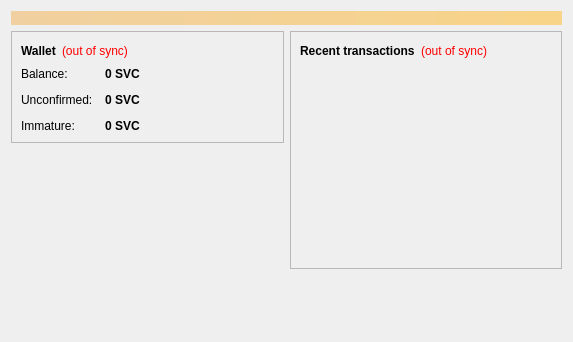
<?xml version="1.0" encoding="UTF-8"?>
<ui version="4.0">
 <class>OverviewPage</class>
 <widget class="QWidget" name="OverviewPage">
  <property name="geometry">
   <rect>
    <x>0</x>
    <y>0</y>
    <width>573</width>
    <height>342</height>
   </rect>
  </property>
  <property name="windowTitle">
   <string>Form</string>
  </property>
  <layout class="QVBoxLayout" name="topLayout">
   <item>
    <widget class="QLabel" name="labelAlerts">
     <property name="visible">
      <bool>false</bool>
     </property>
     <property name="styleSheet">
      <string notr="true">background-color: qlineargradient(x1: 0, y1: 0, x2: 1, y2: 0, stop:0 #F0D0A0, stop:1 #F8D488); color:#000000;</string>
     </property>
     <property name="wordWrap">
      <bool>true</bool>
     </property>
     <property name="margin">
      <number>3</number>
     </property>
    </widget>
   </item>
   <item>
    <layout class="QHBoxLayout" name="horizontalLayout" stretch="1,1">
     <item>
      <layout class="QVBoxLayout" name="verticalLayout_2">
       <item>
        <widget class="QFrame" name="frame">
         <property name="frameShape">
          <enum>QFrame::StyledPanel</enum>
         </property>
         <property name="frameShadow">
          <enum>QFrame::Raised</enum>
         </property>
         <layout class="QVBoxLayout" name="verticalLayout_4">
          <item>
           <layout class="QHBoxLayout" name="horizontalLayout_4">
            <item>
             <widget class="QLabel" name="label_5">
              <property name="font">
               <font>
                <weight>75</weight>
                <bold>true</bold>
               </font>
              </property>
              <property name="text">
               <string>Wallet</string>
              </property>
             </widget>
            </item>
            <item>
             <widget class="QLabel" name="labelWalletStatus">
              <property name="toolTip">
               <string>The displayed information may be out of date. Your wallet automatically synchronizes with the Shavercoin network after a connection is established, but this process has not completed yet.</string>
              </property>
              <property name="styleSheet">
               <string notr="true">QLabel { color: red; }</string>
              </property>
              <property name="text">
               <string notr="true">(out of sync)</string>
              </property>
              <property name="alignment">
               <set>Qt::AlignLeading|Qt::AlignLeft|Qt::AlignVCenter</set>
              </property>
             </widget>
            </item>
            <item>
             <spacer name="horizontalSpacer_2">
              <property name="orientation">
               <enum>Qt::Horizontal</enum>
              </property>
              <property name="sizeHint" stdset="0">
               <size>
                <width>40</width>
                <height>20</height>
               </size>
              </property>
             </spacer>
            </item>
           </layout>
          </item>
          <item>
           <layout class="QFormLayout" name="formLayout_2">
            <property name="fieldGrowthPolicy">
             <enum>QFormLayout::AllNonFixedFieldsGrow</enum>
            </property>
            <property name="horizontalSpacing">
             <number>12</number>
            </property>
            <property name="verticalSpacing">
             <number>12</number>
            </property>
            <item row="0" column="0">
             <widget class="QLabel" name="label">
              <property name="text">
               <string>Balance:</string>
              </property>
             </widget>
            </item>
            <item row="0" column="1">
             <widget class="QLabel" name="labelBalance">
              <property name="font">
               <font>
                <weight>75</weight>
                <bold>true</bold>
               </font>
              </property>
              <property name="cursor">
               <cursorShape>IBeamCursor</cursorShape>
              </property>
              <property name="toolTip">
               <string>Your current balance</string>
              </property>
              <property name="text">
               <string notr="true">0 SVC</string>
              </property>
              <property name="textInteractionFlags">
               <set>Qt::LinksAccessibleByMouse|Qt::TextSelectableByKeyboard|Qt::TextSelectableByMouse</set>
              </property>
             </widget>
            </item>
            <item row="1" column="0">
             <widget class="QLabel" name="label_3">
              <property name="text">
               <string>Unconfirmed:</string>
              </property>
             </widget>
            </item>
            <item row="1" column="1">
             <widget class="QLabel" name="labelUnconfirmed">
              <property name="font">
               <font>
                <weight>75</weight>
                <bold>true</bold>
               </font>
              </property>
              <property name="cursor">
               <cursorShape>IBeamCursor</cursorShape>
              </property>
              <property name="toolTip">
               <string>Total of transactions that have yet to be confirmed, and do not yet count toward the current balance</string>
              </property>
              <property name="text">
               <string notr="true">0 SVC</string>
              </property>
              <property name="textInteractionFlags">
               <set>Qt::LinksAccessibleByMouse|Qt::TextSelectableByKeyboard|Qt::TextSelectableByMouse</set>
              </property>
             </widget>
            </item>
            <item row="2" column="0">
             <widget class="QLabel" name="labelImmatureText">
              <property name="text">
               <string>Immature:</string>
              </property>
             </widget>
            </item>
            <item row="2" column="1">
             <widget class="QLabel" name="labelImmature">
              <property name="font">
               <font>
                <weight>75</weight>
                <bold>true</bold>
               </font>
              </property>
              <property name="toolTip">
               <string>Mined balance that has not yet matured</string>
              </property>
              <property name="text">
               <string notr="true">0 SVC</string>
              </property>
              <property name="textInteractionFlags">
               <set>Qt::LinksAccessibleByMouse|Qt::TextSelectableByKeyboard|Qt::TextSelectableByMouse</set>
              </property>
             </widget>
            </item>
           </layout>
          </item>
         </layout>
        </widget>
       </item>
       <item>
        <spacer name="verticalSpacer">
         <property name="orientation">
          <enum>Qt::Vertical</enum>
         </property>
         <property name="sizeHint" stdset="0">
          <size>
           <width>20</width>
           <height>40</height>
          </size>
         </property>
        </spacer>
       </item>
      </layout>
     </item>
     <item>
      <layout class="QVBoxLayout" name="verticalLayout_3">
       <item>
        <widget class="QFrame" name="frame_2">
         <property name="frameShape">
          <enum>QFrame::StyledPanel</enum>
         </property>
         <property name="frameShadow">
          <enum>QFrame::Raised</enum>
         </property>
         <layout class="QVBoxLayout" name="verticalLayout">
          <item>
           <layout class="QHBoxLayout" name="horizontalLayout_2">
            <item>
             <widget class="QLabel" name="label_4">
              <property name="text">
               <string>&lt;b&gt;Recent transactions&lt;/b&gt;</string>
              </property>
             </widget>
            </item>
            <item>
             <widget class="QLabel" name="labelTransactionsStatus">
              <property name="toolTip">
               <string>The displayed information may be out of date. Your wallet automatically synchronizes with the Shavercoin network after a connection is established, but this process has not completed yet.</string>
              </property>
              <property name="styleSheet">
               <string notr="true">QLabel { color: red; }</string>
              </property>
              <property name="text">
               <string notr="true">(out of sync)</string>
              </property>
              <property name="alignment">
               <set>Qt::AlignRight|Qt::AlignTrailing|Qt::AlignVCenter</set>
              </property>
             </widget>
            </item>
            <item>
             <spacer name="horizontalSpacer">
              <property name="orientation">
               <enum>Qt::Horizontal</enum>
              </property>
              <property name="sizeHint" stdset="0">
               <size>
                <width>40</width>
                <height>20</height>
               </size>
              </property>
             </spacer>
            </item>
           </layout>
          </item>
          <item>
           <widget class="QListView" name="listTransactions">
            <property name="styleSheet">
             <string notr="true">QListView { background: transparent; }</string>
            </property>
            <property name="frameShape">
             <enum>QFrame::NoFrame</enum>
            </property>
            <property name="verticalScrollBarPolicy">
             <enum>Qt::ScrollBarAlwaysOff</enum>
            </property>
            <property name="horizontalScrollBarPolicy">
             <enum>Qt::ScrollBarAlwaysOff</enum>
            </property>
            <property name="selectionMode">
             <enum>QAbstractItemView::NoSelection</enum>
            </property>
           </widget>
          </item>
         </layout>
        </widget>
       </item>
       <item>
        <spacer name="verticalSpacer_2">
         <property name="orientation">
          <enum>Qt::Vertical</enum>
         </property>
         <property name="sizeHint" stdset="0">
          <size>
           <width>20</width>
           <height>40</height>
          </size>
         </property>
        </spacer>
       </item>
      </layout>
     </item>
    </layout>
   </item>
  </layout>
 </widget>
 <resources/>
 <connections/>
</ui>
